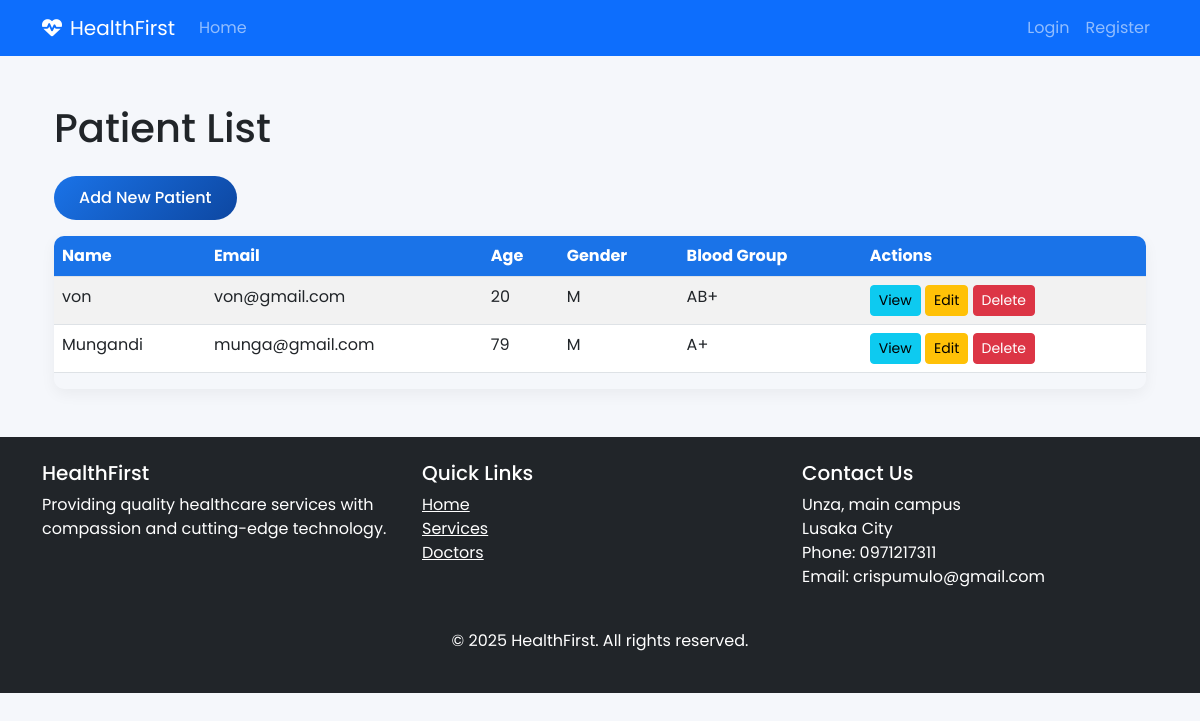
The page /patients/ on the database as committed earlier.
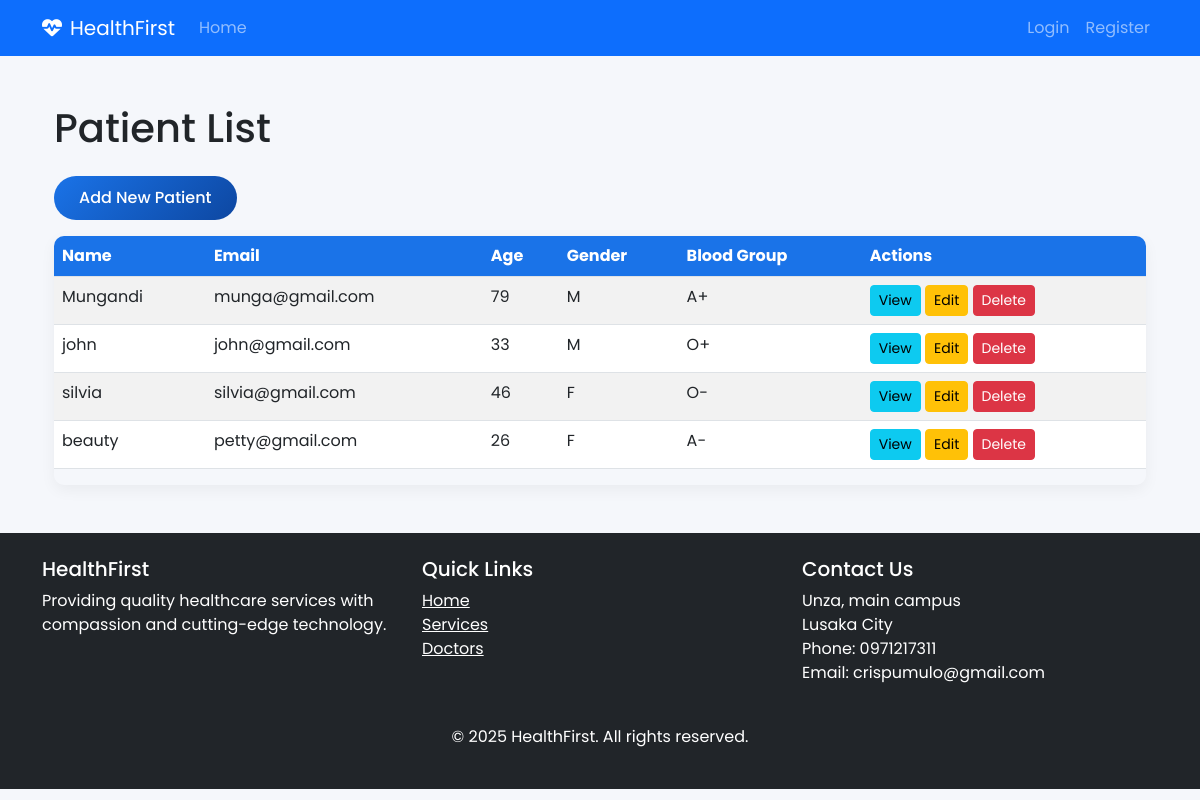
The same page on the database as committed later.
### patients/models.py (models this page shows, shortened)
class Patient(models.Model):
    GENDER_CHOICES = (
        ('M', 'Male'),
        ('F', 'Female'),
        ('O', 'Other'),
    )
    BLOOD_GROUP_CHOICES = (
        ('A+', 'A+'),
        ('A-', 'A-'),
        ('B+', 'B+'),
        ('B-', 'B-'),
        ('AB+', 'AB+'),
        ('AB-', 'AB-'),
        ('O+', 'O+'),
        ('O-', 'O-'),
    )
    user = models.OneToOneField(User, on_delete=models.CASCADE, related_name='patient_profile')
    date_of_birth = models.DateField(null=True, blank=True)
    gender = models.CharField(max_length=1, choices=GENDER_CHOICES, null=True, blank=True)
    blood_group = models.CharField(max_length=5, choices=BLOOD_GROUP_CHOICES, blank=True, null=True)
    height = models.CharField(max_length=10, blank=True, null=True)
    weight = models.DecimalField(max_digits=5, decimal_places=2, blank=True, null=True)
    allergies = models.TextField(blank=True, null=True)
    medical_history = models.TextField(blank=True, null=True)
    emergency_contact = models.CharField(max_length=100, blank=True, null=True)
    emergency_phone = models.CharField(max_length=20, blank=True, null=True)
    insurance_provider = models.CharField(max_length=100, blank=True, null=True)
    insurance_number = models.CharField(max_length=50, blank=True, null=True)
    created_at = models.DateTimeField(default=timezone.now)
    @property
    def age(self):
        if self.date_of_birth:
            import datetime
            return int((datetime.date.today() - self.date_of_birth).days / 365.25)
        return None

### accounts/models.py (models this page shows, shortened)
class User(AbstractUser):
    USER_TYPE_CHOICES = (
        ('admin', 'Administrator'),
        ('doctor', 'Doctor'),
        ('staff', 'Staff'),
        ('patient', 'Patient'),
    )
    user_type = models.CharField(max_length=10, choices=USER_TYPE_CHOICES, default='staff')
    profile_picture = models.ImageField(upload_to='profile_pics/', blank=True, null=True)
    phone = models.CharField(max_length=20, blank=True, null=True)
    address = models.TextField(blank=True, null=True)

### patients/views.py (the view)
# urls.py: path('', views.patient_list, name='patient_list'),
def patient_list(request):
    patients = Patient.objects.all()
    return render(request, 'patients/list.html', {'patients': patients})

### patients/templates/patients/list.html
{% extends 'accounts/base.html' %}
{% block content %}
<div class="container">
    <h1 class="my-4">Patient List</h1>
    <a href="{% url 'patients:patient_create' %}" class="btn btn-primary mb-3">Add New Patient</a>
    <div class="table-responsive">
        <table class="table table-striped table-hover">
            <thead class="thead-dark">
                <tr>
                    <th>Name</th>
                    <th>Email</th>
                    <th>Age</th>
                    <th>Gender</th>
                    <th>Blood Group</th>
                    <th>Actions</th>
                </tr>
            </thead>
            <tbody>
                {% for patient in patients %}
                <tr>
                    <td>{{ patient.user.username }}</td>
                    <td>{{ patient.user.email }}</td>
                    <td>{{ patient.age }}</td>
                    <td>{{ patient.gender }}</td>
                    <td>{{ patient.blood_group|default:"-" }}</td>
                    <td>
                        <a href="{% url 'patients:patient_detail' patient.user_id %}" class="btn btn-sm btn-info">View</a>
                        <a href="{% url 'patients:patient_update' patient.user_id %}" class="btn btn-sm btn-warning">Edit</a>
                        <a href="{% url 'patients:delete_patient' patient.user_id %}" class="btn btn-sm btn-danger">Delete</a>
                    </td>
                </tr>
                {% empty %}
                <tr>
                    <td colspan="6" class="text-center">No patients found.</td>
                </tr>
                {% endfor %}
            </tbody>
        </table>
    </div>
</div>
{% endblock %}

### accounts/templates/accounts/base.html (shortened to what this page needs)
<!DOCTYPE html>
{% load static %}
<html lang="en">
<head>
    <link href="https://cdn.jsdelivr.net/npm/bootstrap@5.3.0/dist/css/bootstrap.min.css" rel="stylesheet">
    <link rel="stylesheet" href="https://cdnjs.cloudflare.com/ajax/libs/font-awesome/6.4.0/css/all.min.css">
    <link rel="stylesheet" href="{% static 'css/style.css' %}">
</head>
<body>
    <nav class="navbar navbar-expand-lg navbar-dark bg-primary sticky-top">
        <div class="container">
            <a class="navbar-brand" href="{% url 'home' %}">
                <i class="fas fa-heartbeat me-2"></i>HealthFirst
            </a>
            <div class="collapse navbar-collapse" id="navbarNav">
                <ul class="navbar-nav me-auto">
                    {% if not user.is_authenticated %}
                        <li class="nav-item">
                            <a class="nav-link" href="{% url 'home' %}">Home</a>
                        </li>
                    {% endif %}
                </ul>
                <ul class="navbar-nav ms-auto">
                    {% if user.is_authenticated %}
                    <li class="nav-item dropdown">
                        <a class="nav-link dropdown-toggle" href="#" id="navbarDropdown" role="button" data-bs-toggle="dropdown">
                            <i class="fas fa-user me-1"></i> {{ user.get_full_name|default:user.username }}
                        </a>
                        <ul class="dropdown-menu">
                            <li>
                                {% if user.user_type == 'patient' %}
                                    <a class="dropdown-item" href="{% url 'patients:patient_detail' user.id %}">Profile</a>
                                {% elif user.user_type == 'doctor' %}
                                    <a class="dropdown-item" href="{% url 'doctors:doctor_detail' user.id %}">Profile</a>
                                {% else %}
                                    <a class="dropdown-item" href="#">Profile</a>
                                {% endif %}
                            </li>
                            <li><hr class="dropdown-divider"></li>
                            <li><a class="dropdown-item" href="{% url 'logout' %}">Logout</a></li>
                        </ul>
                    </li>
                    {% else %}
                    <li class="nav-item">
                        <a class="nav-link" href="{% url 'login' %}">Login</a>
                    </li>
                    <li class="nav-item">
                        <a class="nav-link" href="{% url 'register' %}">Register</a>
                    </li>
                    {% endif %}
                </ul>
            </div>
        </div>
    </nav>
    <main class="container my-5">
        {% block content %}{% endblock %}
    </main>
    <footer class="bg-dark text-white py-4">
        <div class="container">
            <div class="row">
                <div class="col-md-4 mb-4">
                    <h5>HealthFirst</h5>
                    <p>Providing quality healthcare services with compassion and cutting-edge technology.</p>
                </div>
                <div class="col-md-4 mb-4">
                    <h5>Quick Links</h5>
                    <ul class="list-unstyled">
                        <li><a href="{% url 'home' %}" class="text-white">Home</a></li>
                        <li><a href="#" class="text-white">Services</a></li>
                        <li><a href="{% url 'doctors:doctor_list' %}" class="text-white">Doctors</a></li>
                    </ul>
                </div>
                <div class="col-md-4">
                    <h5>Contact Us</h5>
                    <address>
                        Unza, main campus<br>
                        Lusaka City<br>
                        Phone: 0971217311<br>
                        Email: crispumulo@gmail.com
                    </address>
                </div>
            </div>
            <div class="text-center mt-4">
                <p>&copy; 2025 HealthFirst. All rights reserved.</p>
            </div>
        </div>
    </footer>
</body>
</html>

### accounts/static/css/style.css (style rules this page uses)
:root { --primary: #1a73e8; --primary-dark: #0d47a1; --secondary: #00c853; --light: #f8f9fa; --dark: #212529; --gray: #6c757d; --light-gray: #e9ecef; --danger: #ff5252; --warning: #ffc107; }
body { font-family: 'Poppins', sans-serif; background-color: #f5f7fb; color: var(--dark); }
.table-responsive { border-radius: 10px; overflow: hidden; box-shadow: 0 5px 15px rgba(0,0,0,0.05); }
.table th { background-color: var(--primary); color: white; }
.btn-primary { background: linear-gradient(135deg, var(--primary), var(--primary-dark)); border: none; padding: 10px 25px; border-radius: 30px; font-weight: 500; transition: all 0.3s ease; }

Rows that differ between the two databases and show on the page:
removed Patient: user.username "von", user.email "von@gmail.com", age "20", gender "M", blood_group "AB+"
added Patient: user.username "john", user.email "john@gmail.com", age "33", gender "M", blood_group "O+"
added Patient: user.username "silvia", user.email "silvia@gmail.com", age "46", gender "F", blood_group "O-"
added Patient: user.username "beauty", user.email "petty@gmail.com", age "26", gender "F", blood_group "A-"
